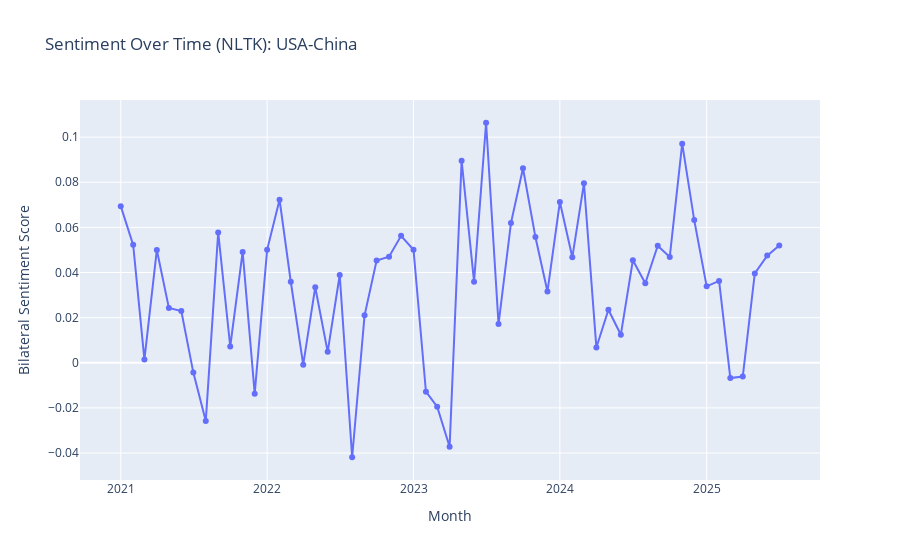
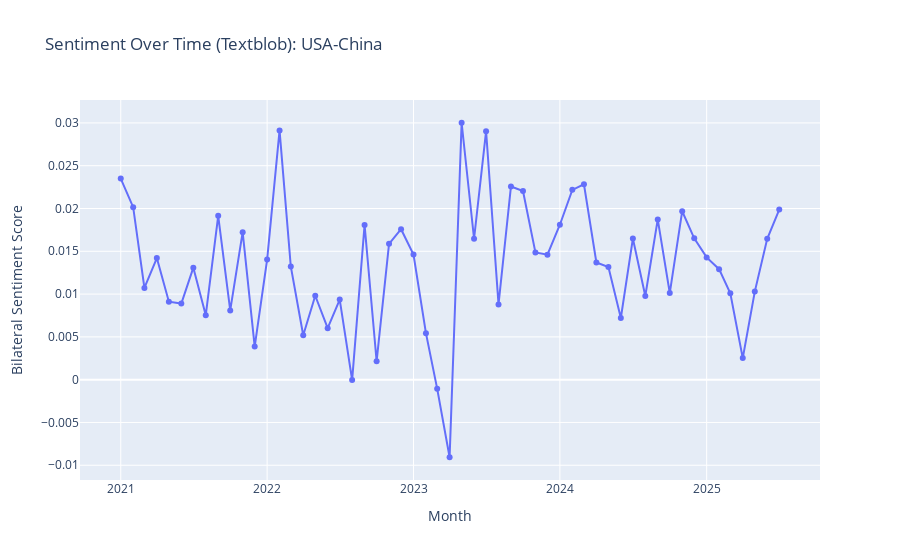
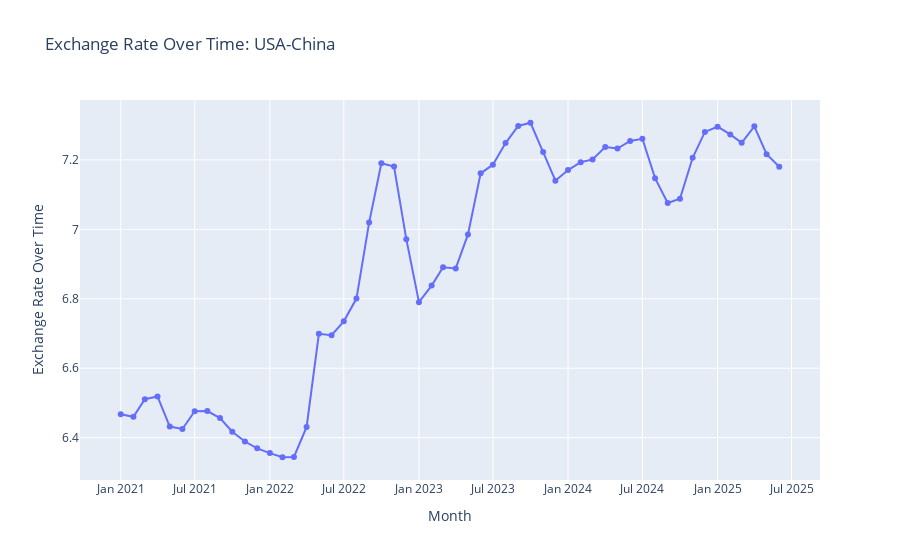

These figures' notebook cell, in order:
### Code cell
#nltk
relation = 'USA-China'
fig = px.line(monthly_sentiment_nltk, x = 'Month', y = 'Sentiment', title = f'Sentiment Over Time (NLTK): {relation}', markers = True)
fig.update_layout(xaxis_title = 'Month', yaxis_title = 'Bilateral Sentiment Score', hovermode = 'x unified')
fig.show()
#textblob
fig = px.line(monthly_sentiment_textblob, x = 'Month', y = 'Sentiment', title = f'Sentiment Over Time (Textblob): {relation}', markers = True)
fig.update_layout(xaxis_title = 'Month', yaxis_title = 'Bilateral Sentiment Score', hovermode = 'x unified')
fig.show()

fig = px.line(usd_cny_exchange_rate, x = 'Month', y = 'EXCHUS', title = f'Exchange Rate Over Time: {relation}', markers = True)
fig.update_layout(xaxis_title = 'Month', yaxis_title = 'Exchange Rate Over Time', hovermode = 'x unified')
fig.show()

### Figure 1 — Plotly figure (JSON) as saved in the notebook; plotly's stock layout.template omitted (floating-point values rounded to 4 significant figures)
{"data": [{"hovertemplate": "Month=%{x}<br>Sentiment=%{y}<extra></extra>", "legendgroup": "", "line": {"color": "#636efa", "dash": "solid"}, "marker": {"symbol": "circle"}, "mode": "lines+markers", "name": "", "orientation": "v", "showlegend": false, "type": "scatter", "x": ["2021-01-01T00:00:00", "2021-02-01T00:00:00", "2021-03-01T00:00:00", "2021-04-01T00:00:00", "2021-05-01T00:00:00", "2021-06-01T00:00:00", "2021-07-01T00:00:00", "2021-08-01T00:00:00", "2021-09-01T00:00:00", "2021-10-01T00:00:00", "2021-11-01T00:00:00", "2021-12-01T00:00:00", "2022-01-01T00:00:00", "2022-02-01T00:00:00", "2022-03-01T00:00:00", "2022-04-01T00:00:00", "2022-05-01T00:00:00", "2022-06-01T00:00:00", "2022-07-01T00:00:00", "2022-08-01T00:00:00", "2022-09-01T00:00:00", "2022-10-01T00:00:00", "2022-11-01T00:00:00", "2022-12-01T00:00:00", "2023-01-01T00:00:00", "2023-02-01T00:00:00", "2023-03-01T00:00:00", "2023-04-01T00:00:00", "2023-05-01T00:00:00", "2023-06-01T00:00:00", "2023-07-01T00:00:00", "2023-08-01T00:00:00", "2023-09-01T00:00:00", "2023-10-01T00:00:00", "2023-11-01T00:00:00", "2023-12-01T00:00:00", "2024-01-01T00:00:00", "2024-02-01T00:00:00", "2024-03-01T00:00:00", "2024-04-01T00:00:00", "2024-05-01T00:00:00", "2024-06-01T00:00:00", "2024-07-01T00:00:00", "2024-08-01T00:00:00", "2024-09-01T00:00:00", "2024-10-01T00:00:00", "2024-11-01T00:00:00", "2024-12-01T00:00:00", "2025-01-01T00:00:00", "2025-02-01T00:00:00", "2025-03-01T00:00:00", "2025-04-01T00:00:00", "2025-05-01T00:00:00", "2025-06-01T00:00:00", "2025-07-01T00:00:00"], "xaxis": "x", "y": [0.06941, 0.05225, 0.001432, 0.04999, 0.02425, 0.0229, -0.004368, -0.02586, 0.05778, 0.007205, 0.0491, -0.01369, 0.05006, 0.07225, 0.0359, -0.0008518, 0.03349, 0.004839, 0.03888, -0.04187, 0.02102, 0.0453, 0.047, 0.05624, 0.05009, -0.01283, -0.01946, -0.03721, 0.08957, 0.03595, 0.1064, 0.01713, 0.0619, 0.08622, 0.0557, 0.03155, 0.07127, 0.04672, 0.07951, 0.006797, 0.02351, 0.01244, 0.04542, 0.03522, 0.05189, 0.0469, 0.09711, 0.06324, 0.03386, 0.03626, -0.006772, -0.006127, 0.03957, 0.04749, 0.05196], "yaxis": "y"}], "layout": {"autosize": true, "hovermode": "x unified", "legend": {"tracegroupgap": 0}, "title": {"text": "Sentiment Over Time (NLTK): USA-China"}, "xaxis": {"anchor": "y", "autorange": true, "domain": [0, 1], "range": ["2020-09-17 11:30:39.4984", "2025-10-14 12:29:20.5016"], "title": {"text": "Month"}, "type": "date"}, "yaxis": {"anchor": "x", "autorange": true, "domain": [0, 1], "range": [-0.05411, 0.1186], "title": {"text": "Bilateral Sentiment Score"}, "type": "linear"}}}

### Figure 2 — Plotly figure (JSON) as saved in the notebook; plotly's stock layout.template omitted (floating-point values rounded to 4 significant figures)
{"data": [{"hovertemplate": "Month=%{x}<br>Sentiment=%{y}<extra></extra>", "legendgroup": "", "line": {"color": "#636efa", "dash": "solid"}, "marker": {"symbol": "circle"}, "mode": "lines+markers", "name": "", "orientation": "v", "showlegend": false, "type": "scatter", "x": ["2021-01-01T00:00:00", "2021-02-01T00:00:00", "2021-03-01T00:00:00", "2021-04-01T00:00:00", "2021-05-01T00:00:00", "2021-06-01T00:00:00", "2021-07-01T00:00:00", "2021-08-01T00:00:00", "2021-09-01T00:00:00", "2021-10-01T00:00:00", "2021-11-01T00:00:00", "2021-12-01T00:00:00", "2022-01-01T00:00:00", "2022-02-01T00:00:00", "2022-03-01T00:00:00", "2022-04-01T00:00:00", "2022-05-01T00:00:00", "2022-06-01T00:00:00", "2022-07-01T00:00:00", "2022-08-01T00:00:00", "2022-09-01T00:00:00", "2022-10-01T00:00:00", "2022-11-01T00:00:00", "2022-12-01T00:00:00", "2023-01-01T00:00:00", "2023-02-01T00:00:00", "2023-03-01T00:00:00", "2023-04-01T00:00:00", "2023-05-01T00:00:00", "2023-06-01T00:00:00", "2023-07-01T00:00:00", "2023-08-01T00:00:00", "2023-09-01T00:00:00", "2023-10-01T00:00:00", "2023-11-01T00:00:00", "2023-12-01T00:00:00", "2024-01-01T00:00:00", "2024-02-01T00:00:00", "2024-03-01T00:00:00", "2024-04-01T00:00:00", "2024-05-01T00:00:00", "2024-06-01T00:00:00", "2024-07-01T00:00:00", "2024-08-01T00:00:00", "2024-09-01T00:00:00", "2024-10-01T00:00:00", "2024-11-01T00:00:00", "2024-12-01T00:00:00", "2025-01-01T00:00:00", "2025-02-01T00:00:00", "2025-03-01T00:00:00", "2025-04-01T00:00:00", "2025-05-01T00:00:00", "2025-06-01T00:00:00", "2025-07-01T00:00:00"], "xaxis": "x", "y": [0.0235, 0.02016, 0.01072, 0.01421, 0.009114, 0.008897, 0.01309, 0.007536, 0.01915, 0.008093, 0.01723, 0.00387, 0.01403, 0.02913, 0.01323, 0.005192, 0.009806, 0.006018, 0.009362, -4.923e-05, 0.01808, 0.002149, 0.01587, 0.01758, 0.01463, 0.005438, -0.00105, -0.009064, 0.03002, 0.01647, 0.02903, 0.008792, 0.02257, 0.02205, 0.01487, 0.01461, 0.0181, 0.02218, 0.02282, 0.01369, 0.01316, 0.007207, 0.01649, 0.009777, 0.01873, 0.01012, 0.01968, 0.01651, 0.01429, 0.01291, 0.0101, 0.002519, 0.01029, 0.01645, 0.01988], "yaxis": "y"}], "layout": {"autosize": true, "hovermode": "x unified", "legend": {"tracegroupgap": 0}, "title": {"text": "Sentiment Over Time (Textblob): USA-China"}, "xaxis": {"anchor": "y", "autorange": true, "domain": [0, 1], "range": ["2020-09-17 11:30:39.4984", "2025-10-14 12:29:20.5016"], "title": {"text": "Month"}, "type": "date"}, "yaxis": {"anchor": "x", "autorange": true, "domain": [0, 1], "range": [-0.01229, 0.03324], "title": {"text": "Bilateral Sentiment Score"}, "type": "linear"}}}

### Figure 3 — Plotly figure (JSON) as saved in the notebook; plotly's stock layout.template omitted (floating-point values rounded to 4 significant figures)
{"data": [{"hovertemplate": "Month=%{x}<br>EXCHUS=%{y}<extra></extra>", "legendgroup": "", "line": {"color": "#636efa", "dash": "solid"}, "marker": {"symbol": "circle"}, "mode": "lines+markers", "name": "", "orientation": "v", "showlegend": false, "type": "scatter", "x": ["2021-01", "2021-02", "2021-03", "2021-04", "2021-05", "2021-06", "2021-07", "2021-08", "2021-09", "2021-10", "2021-11", "2021-12", "2022-01", "2022-02", "2022-03", "2022-04", "2022-05", "2022-06", "2022-07", "2022-08", "2022-09", "2022-10", "2022-11", "2022-12", "2023-01", "2023-02", "2023-03", "2023-04", "2023-05", "2023-06", "2023-07", "2023-08", "2023-09", "2023-10", "2023-11", "2023-12", "2024-01", "2024-02", "2024-03", "2024-04", "2024-05", "2024-06", "2024-07", "2024-08", "2024-09", "2024-10", "2024-11", "2024-12", "2025-01", "2025-02", "2025-03", "2025-04", "2025-05", "2025-06"], "xaxis": "x", "y": [6.467, 6.46, 6.511, 6.519, 6.432, 6.425, 6.476, 6.477, 6.456, 6.417, 6.389, 6.369, 6.356, 6.344, 6.345, 6.431, 6.699, 6.695, 6.735, 6.801, 7.019, 7.19, 7.181, 6.972, 6.79, 6.838, 6.891, 6.888, 6.985, 7.161, 7.186, 7.249, 7.298, 7.307, 7.223, 7.14, 7.171, 7.194, 7.202, 7.237, 7.233, 7.255, 7.261, 7.147, 7.076, 7.088, 7.206, 7.281, 7.296, 7.273, 7.249, 7.297, 7.217, 7.18], "yaxis": "y"}], "layout": {"autosize": true, "hovermode": "x unified", "legend": {"tracegroupgap": 0}, "title": {"text": "Exchange Rate Over Time: USA-China"}, "xaxis": {"anchor": "y", "autorange": true, "domain": [0, 1], "range": ["2020-09-19 09:46:50.0313", "2025-09-12 14:13:09.9687"], "title": {"text": "Month"}, "type": "date"}, "yaxis": {"anchor": "x", "autorange": true, "domain": [0, 1], "range": [6.264, 7.387], "title": {"text": "Exchange Rate Over Time"}, "type": "linear"}}}
